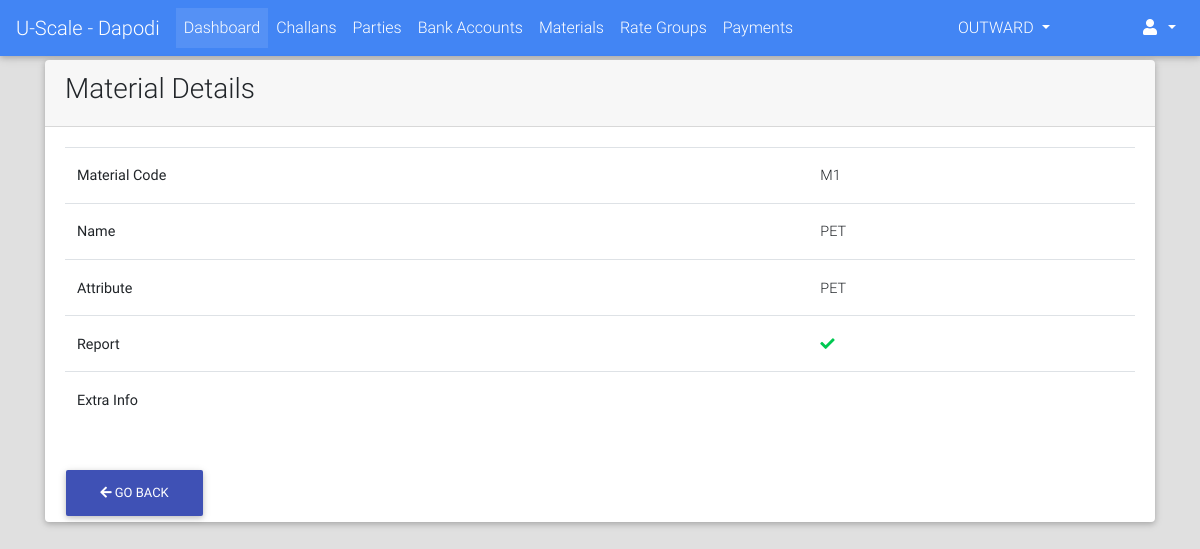
The app's page /materials/detail/M1/ (signed in), older data.
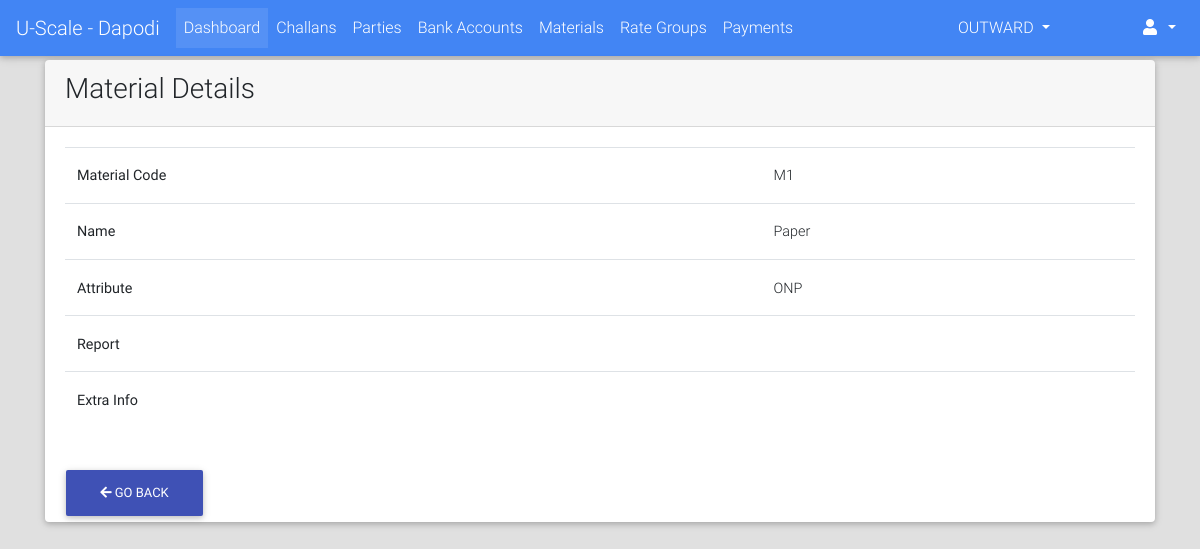
The same page, newer data.
### materials/models.py (models this page shows, shortened)
class Material(models.Model):
    name = models.CharField(max_length=64)
    attribute = models.CharField(max_length=6, blank=True)
    material_code = models.CharField(max_length=12)
    extra_info = models.TextField(blank=True)
    has_report = models.BooleanField(default=False)
    is_active = models.BooleanField(default=True)

### materials/views.py (the view)
# urls.py: url(r"^detail/(?P<material_code>[0-9a-zA-Z-\w]+)/$", views.MaterialDetailView.as_view(), name="detail"),
class MaterialDetailView(LoginRequiredMixin, DetailView):
    model = Material
    template_name = "materials/detail.html"
    slug_field = "material_code"
    slug_url_kwarg = "material_code"
    def get_object(self, queryset=None):
        material = super().get_object()
        if material.is_active:
            return material
        return Http404("Material Is Not Active")

### portal/templates/materials/detail.html (shortened to what this page needs)
{% extends "portal/base.html" %}
{% load crispy_forms_tags %}
{% block content %}
    <div class="container">
        <div class="card">
            <div class="card-header">
                <h3>Material Details</h3>
            </div>
            <div class="card-body">
                <table class="table">
                    <tbody>
                        <tr>
                             <th>Material Code</th>
                             <td>{{ material.material_code }}</td>
                         </tr>
                        <tr>
                            <th>Name</th>
                            <td>{{ material.name }}</td>
                        </tr>
                        <tr>
                            <th>Attribute</th>
                            <td>{{ material.attribute }}</td>
                        </tr>
                        <tr>
                            <th>Report</th>
                            <td>
                                {% if material.has_report %}
                                    <i class="fa fa-check text-success"></i>
                                {% else %}
                                    <i class="fa fa-close text-danger"></i>
                                {% endif %}
                            </td>
                        </tr>
                        <tr>
                            <th>Extra Info</th>
                            <td>{{ material.extra_info }}</td>
                        </tr>
                    </tbody>
                 </table>
            </div>
            <div class="container">
                <button class="btn btn-indigo" onclick="goBack()"><i class="fa fa-arrow-left"></i> Go Back</button>
            </div>
        </div>
    </div>
{% endblock %}

Row changes from the older to the newer data that the page shows:
changed Material: name "PET" → "Paper"; attribute "PET" → "ONP"; has_report True → False (drawn)
